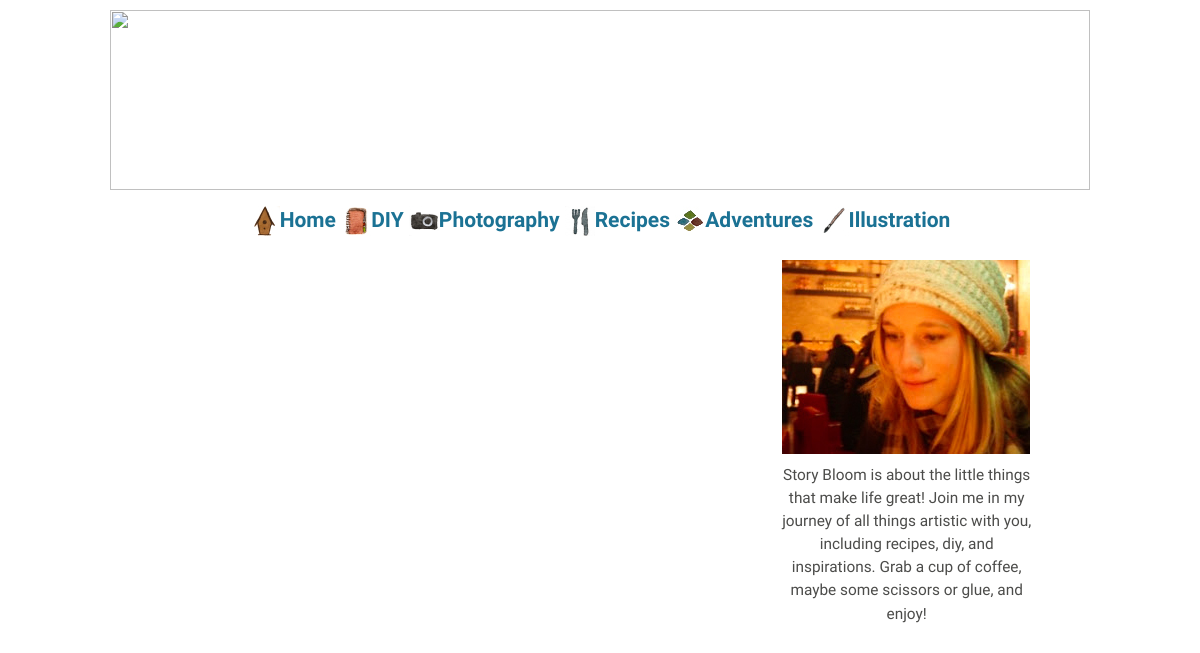
The app's page /b/8/ with its own data.
### blogs/models.py (models this page shows, shortened)
class Category(models.Model):
    name       = models.CharField('Name', max_length=50)
    short_desc = models.CharField('Short Description', max_length=100)
    long_desc  = models.CharField('Long Description', max_length=400)
    image_url  = models.CharField('Image URL', max_length=100)
    class Meta:
        verbose_name_plural="Categories"

### blogs/views.py (the view)
# urls.py: url(r'^(?P<category_id>\d)/$', views.get_category, name='post')
def get_category(request, category_id):
    context = {
        'categories': Category.objects.all(),
        'category': Category.objects.get(id=category_id),
        'posts': Post.objects.filter(category=category_id)
    }
    return render(request, 'blogs/category.html', context)

### storybloom/templates/blogs/category.html (shortened to what this page needs)
{% load staticfiles %}
<!DOCTYPE html>
<html>
	{% include "blogs/site-header.html" %}
	<body>
		{% include "blogs/nav-bar.html" %}
		<link type="text/css" rel="stylesheet" href="{% static 'css/blogs/category.css' %}">
		<main class="l-global-width">
			<div class="container">
			<div class="row">
				<div class="col-sm-8">
				</div>
				<div class="col-sm-4">
					<div class="profile">
						<img class="profile-photo" src="/static/images/profile.jpg">
						<div class="profile-blurb">
							Story Bloom is about the little things that make life great! Join me in my journey
							of all things artistic with you, including recipes, diy, and inspirations. Grab a
							cup of coffee, maybe some scissors or glue, and enjoy!
						</div>
					</div>
				</div>
			</div>
		</div>
		</main>
	</body>
</html>

### storybloom/templates/blogs/nav-bar.html (shortened to what this page needs)
{% load staticfiles %}
<header class="siteheader l-global-width">
   <a href="/"><img class="siteheader-image" src="../../../static/images/banner3.png">
      </a>
</header>
<span class="full-nav">
<nav class="clearfix">
  <ul class="clearfix">
    <li>
      <a href="/"><img src="{% static 'images/home.jpg' %}">Home</a>
    </li>
    {% for category in categories %}
      <li>
        <a  href="/b/{{category.id}}" title="{{category.name}}"><img src="../../../static/images/{{category.image_url}}"><span>{{category.name}}</span></a>
      </li>
    {% endfor %}
  </ul>
</nav>
</span>

### storybloom/static/css/blogs/category.css (style rules this page uses)
.profile { padding-top: 20px; max-width: 250px; }
.profile-blurb { font-size: 1.1em; line-height: 1.5em; font-family: 'Indie Flower'; text-align: center; padding: 10px 0px 0px 0px; color: #4C4C4A; }

### storybloom/static/css/blogs/base.css (style rules this page uses)
body, main { padding: 0; margin: 0; }

### storybloom/static/css/blogs/layout.css (style rules this page uses)
.l-global-width { width: 95%; max-width: 1000px; margin-right: auto; margin-left: auto; }

### storybloom/static/css/blogs/siteheader.css (style rules this page uses)
.siteheader { height: 200px; padding: 10px; }
.siteheader-image { width: 100%; height: 100%; background-position-x: 50%; background-position-y: 50%; background-size: 68%; background-repeat: no-repeat; }

### storybloom/static/css/blogs/navbar.css (style rules this page uses)
nav { height: 40px; width: 100%; background: #ffffff; font-size: 1.5em; font-weight: bold; font-family: 'Indie Flower'; position: relative; }
nav ul { padding: 0; margin: 0 auto; height: 40px; text-align: center; }
nav li { display: inline; }
.clearfix:before, .clearfix:after { content: " "; display: table; }
.clearfix:after { clear: both; }
.clearfix { *zoom: 1; }
nav li { width: auto; }
nav a { color: #1B7294; display: inline-block; text-align: center; text-decoration: none; line-height: 40px; }

### storybloom/static/css/blogs/index.css (style rules this page uses)
.profile { padding-top: 75px; }
.profile-blurb { font-size: 1.1em; line-height: 1.5em; font-family: 'Indie Flower'; text-align: center; padding: 10px 0px 0px 0px; color: #4C4C4A; }

### records on screen
Category: image_url (picture), name "DIY"
Category: image_url (picture), name "Photography"
Category: image_url (picture), name "Recipes"
Category: image_url (picture), name "Adventures"
Category: image_url (picture), name "Illustration"
